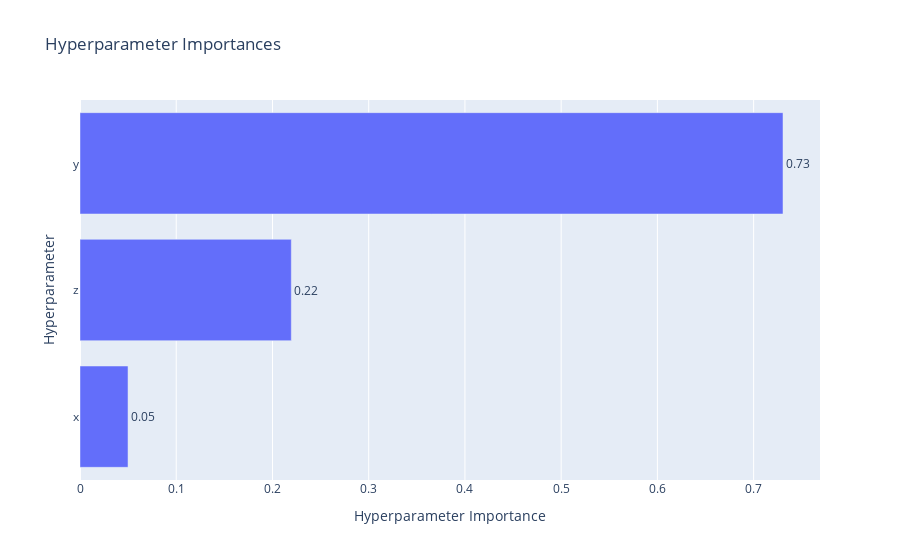

The notebook cell this image was saved under:
### Markdown cell above
### Анализ значимости гиперпараметров

### Code cell
optuna.visualization.plot_param_importances(
    study, target=lambda t: t.values[0], target_name="???"
)

### Figure 1 — Plotly figure (JSON) as saved in the notebook; plotly's stock layout.template omitted (floating-point values rounded to 4 significant figures)
{"data": [{"cliponaxis": false, "hovertemplate": ["x (CategoricalDistribution): 0.049911575155743515<extra></extra>", "z (IntDistribution): 0.21956927722001227<extra></extra>", "y (FloatDistribution): 0.7305191476242441<extra></extra>"], "name": "???", "orientation": "h", "text": ["0.05", "0.22", "0.73"], "textposition": "outside", "type": "bar", "x": [0.04991, 0.2196, 0.7305], "y": ["x", "z", "y"]}], "layout": {"title": {"text": "Hyperparameter Importances"}, "xaxis": {"title": {"text": "Hyperparameter Importance"}}, "yaxis": {"title": {"text": "Hyperparameter"}}}}
